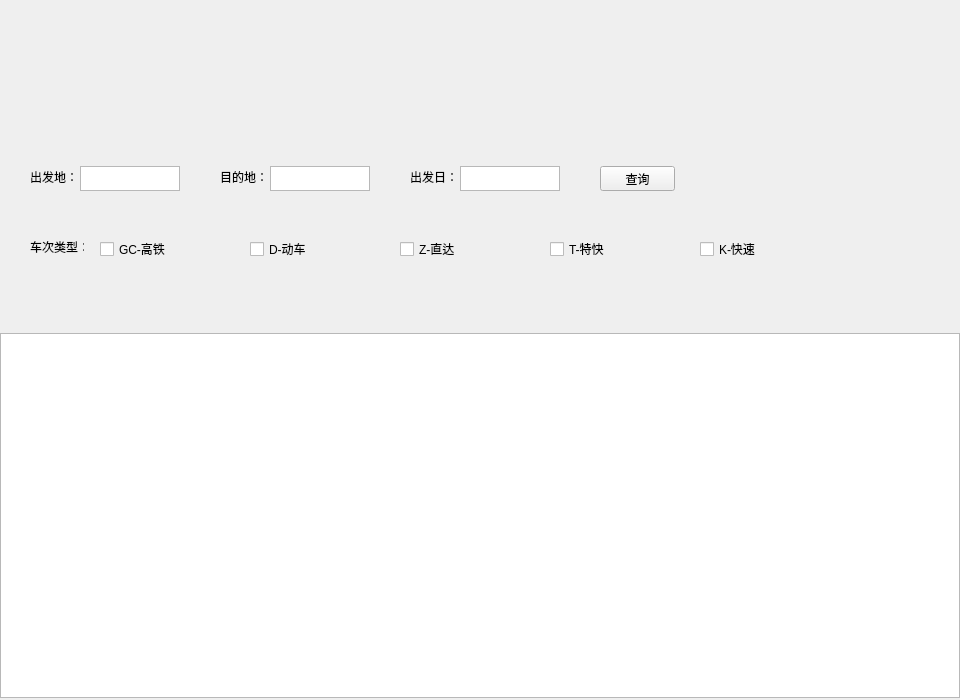
<?xml version="1.0" encoding="UTF-8"?>
<ui version="4.0">
 <class>MainWindow</class>
 <widget class="QMainWindow" name="MainWindow">
  <property name="geometry">
   <rect>
    <x>0</x>
    <y>0</y>
    <width>960</width>
    <height>700</height>
   </rect>
  </property>
  <property name="minimumSize">
   <size>
    <width>960</width>
    <height>700</height>
   </size>
  </property>
  <property name="maximumSize">
   <size>
    <width>960</width>
    <height>700</height>
   </size>
  </property>
  <property name="windowTitle">
   <string>快手爬票</string>
  </property>
  <widget class="QWidget" name="centralwidget">
   <widget class="QLabel" name="label_title_img">
    <property name="geometry">
     <rect>
      <x>0</x>
      <y>0</y>
      <width>960</width>
      <height>141</height>
     </rect>
    </property>
    <property name="font">
     <font>
      <pointsize>20</pointsize>
     </font>
    </property>
   </widget>
   <widget class="QWidget" name="widget_query" native="true">
    <property name="geometry">
     <rect>
      <x>0</x>
      <y>141</y>
      <width>960</width>
      <height>80</height>
     </rect>
    </property>
    <widget class="QLabel" name="label">
     <property name="geometry">
      <rect>
       <x>30</x>
       <y>30</y>
       <width>54</width>
       <height>12</height>
      </rect>
     </property>
     <property name="text">
      <string>出发地：</string>
     </property>
    </widget>
    <widget class="QTextEdit" name="textEdit">
     <property name="geometry">
      <rect>
       <x>80</x>
       <y>25</y>
       <width>100</width>
       <height>25</height>
      </rect>
     </property>
    </widget>
    <widget class="QLabel" name="label_2">
     <property name="geometry">
      <rect>
       <x>220</x>
       <y>30</y>
       <width>54</width>
       <height>12</height>
      </rect>
     </property>
     <property name="text">
      <string>目的地：</string>
     </property>
    </widget>
    <widget class="QLabel" name="label_3">
     <property name="geometry">
      <rect>
       <x>410</x>
       <y>30</y>
       <width>54</width>
       <height>12</height>
      </rect>
     </property>
     <property name="text">
      <string>出发日：</string>
     </property>
    </widget>
    <widget class="QTextEdit" name="textEdit_2">
     <property name="geometry">
      <rect>
       <x>270</x>
       <y>25</y>
       <width>100</width>
       <height>25</height>
      </rect>
     </property>
    </widget>
    <widget class="QTextEdit" name="textEdit_3">
     <property name="geometry">
      <rect>
       <x>460</x>
       <y>25</y>
       <width>100</width>
       <height>25</height>
      </rect>
     </property>
    </widget>
    <widget class="QPushButton" name="pushButton">
     <property name="geometry">
      <rect>
       <x>600</x>
       <y>25</y>
       <width>75</width>
       <height>25</height>
      </rect>
     </property>
     <property name="text">
      <string>查询</string>
     </property>
    </widget>
   </widget>
   <widget class="QWidget" name="widget_checkbox" native="true">
    <property name="geometry">
     <rect>
      <x>0</x>
      <y>221</y>
      <width>960</width>
      <height>50</height>
     </rect>
    </property>
    <widget class="QLabel" name="label_type">
     <property name="geometry">
      <rect>
       <x>30</x>
       <y>20</y>
       <width>54</width>
       <height>12</height>
      </rect>
     </property>
     <property name="text">
      <string>车次类型：</string>
     </property>
    </widget>
    <widget class="QCheckBox" name="checkBox_G">
     <property name="geometry">
      <rect>
       <x>100</x>
       <y>20</y>
       <width>71</width>
       <height>16</height>
      </rect>
     </property>
     <property name="text">
      <string>GC-高铁</string>
     </property>
    </widget>
    <widget class="QCheckBox" name="checkBox_D">
     <property name="geometry">
      <rect>
       <x>250</x>
       <y>20</y>
       <width>71</width>
       <height>16</height>
      </rect>
     </property>
     <property name="text">
      <string>D-动车</string>
     </property>
    </widget>
    <widget class="QCheckBox" name="checkBox_Z">
     <property name="geometry">
      <rect>
       <x>400</x>
       <y>20</y>
       <width>71</width>
       <height>16</height>
      </rect>
     </property>
     <property name="text">
      <string>Z-直达</string>
     </property>
    </widget>
    <widget class="QCheckBox" name="checkBox_T">
     <property name="geometry">
      <rect>
       <x>550</x>
       <y>20</y>
       <width>71</width>
       <height>16</height>
      </rect>
     </property>
     <property name="text">
      <string>T-特快</string>
     </property>
    </widget>
    <widget class="QCheckBox" name="checkBox_K">
     <property name="geometry">
      <rect>
       <x>700</x>
       <y>20</y>
       <width>71</width>
       <height>16</height>
      </rect>
     </property>
     <property name="text">
      <string>K-快速</string>
     </property>
    </widget>
   </widget>
   <widget class="QLabel" name="label_train_img">
    <property name="geometry">
     <rect>
      <x>0</x>
      <y>271</y>
      <width>960</width>
      <height>62</height>
     </rect>
    </property>
   </widget>
   <widget class="QTableView" name="tableView">
    <property name="geometry">
     <rect>
      <x>0</x>
      <y>333</y>
      <width>960</width>
      <height>365</height>
     </rect>
    </property>
   </widget>
  </widget>
 </widget>
 <resources/>
 <connections/>
</ui>
